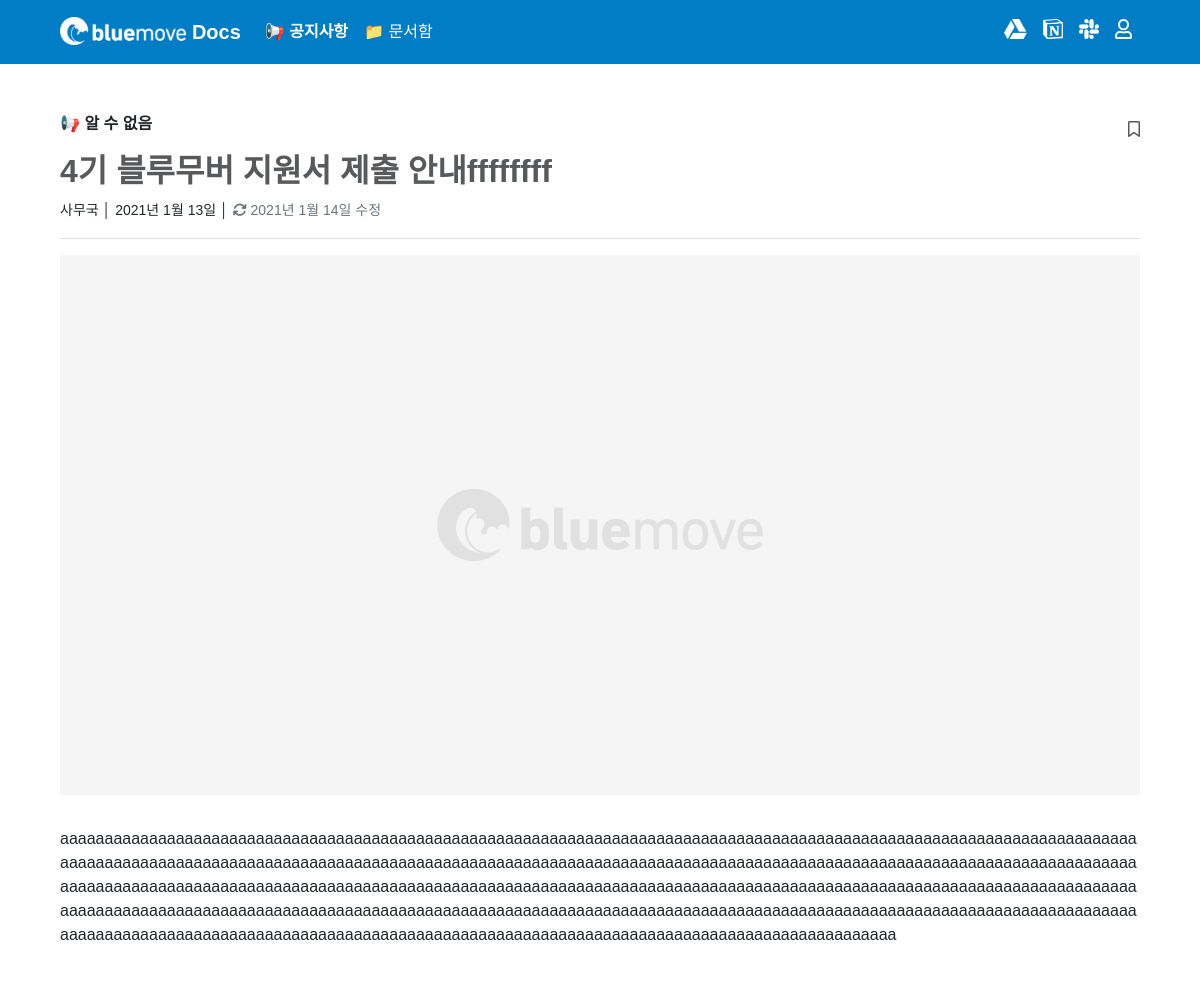
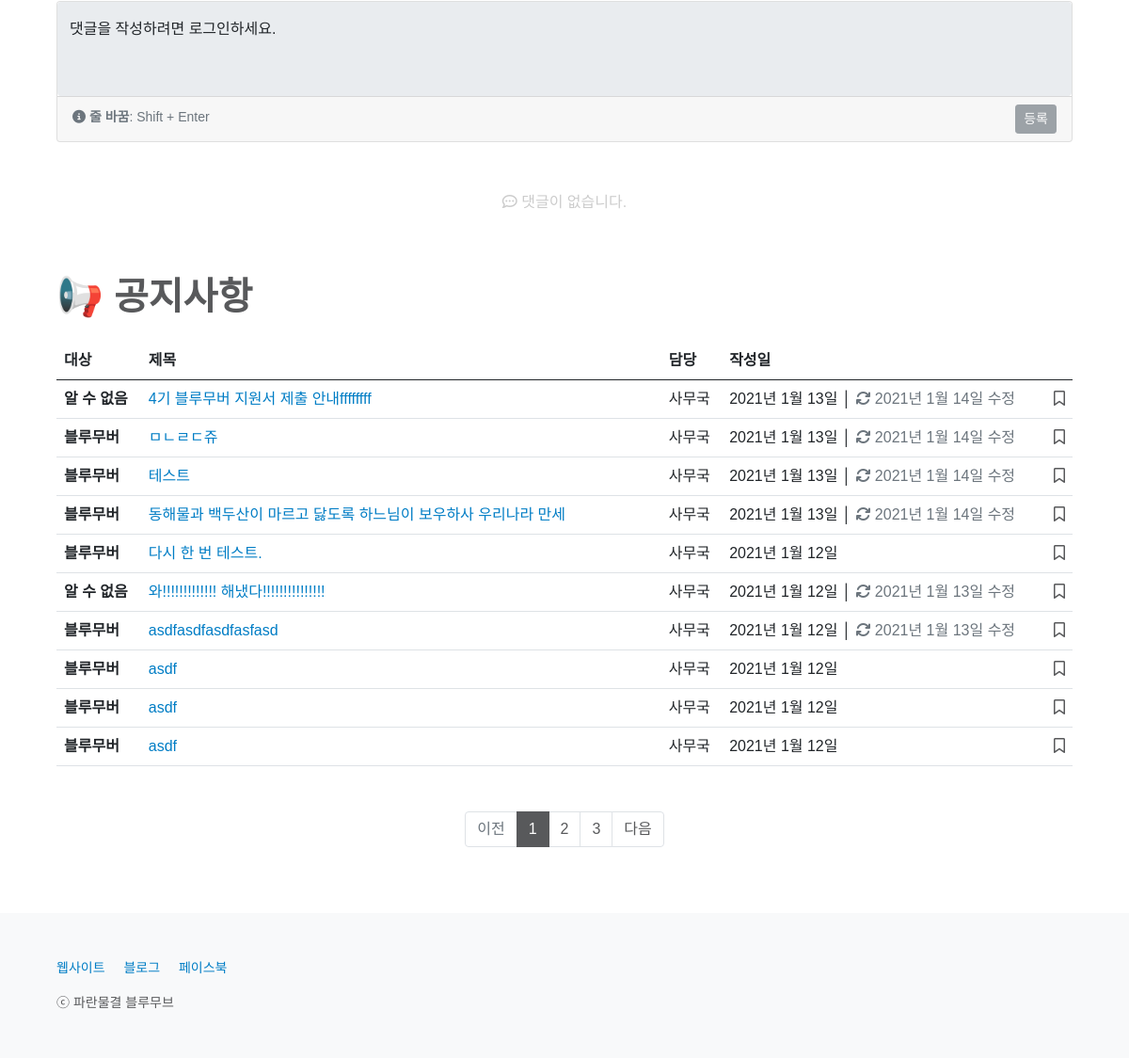
Before: /notice/29/ with the older database file (2 pictures, top to bottom).
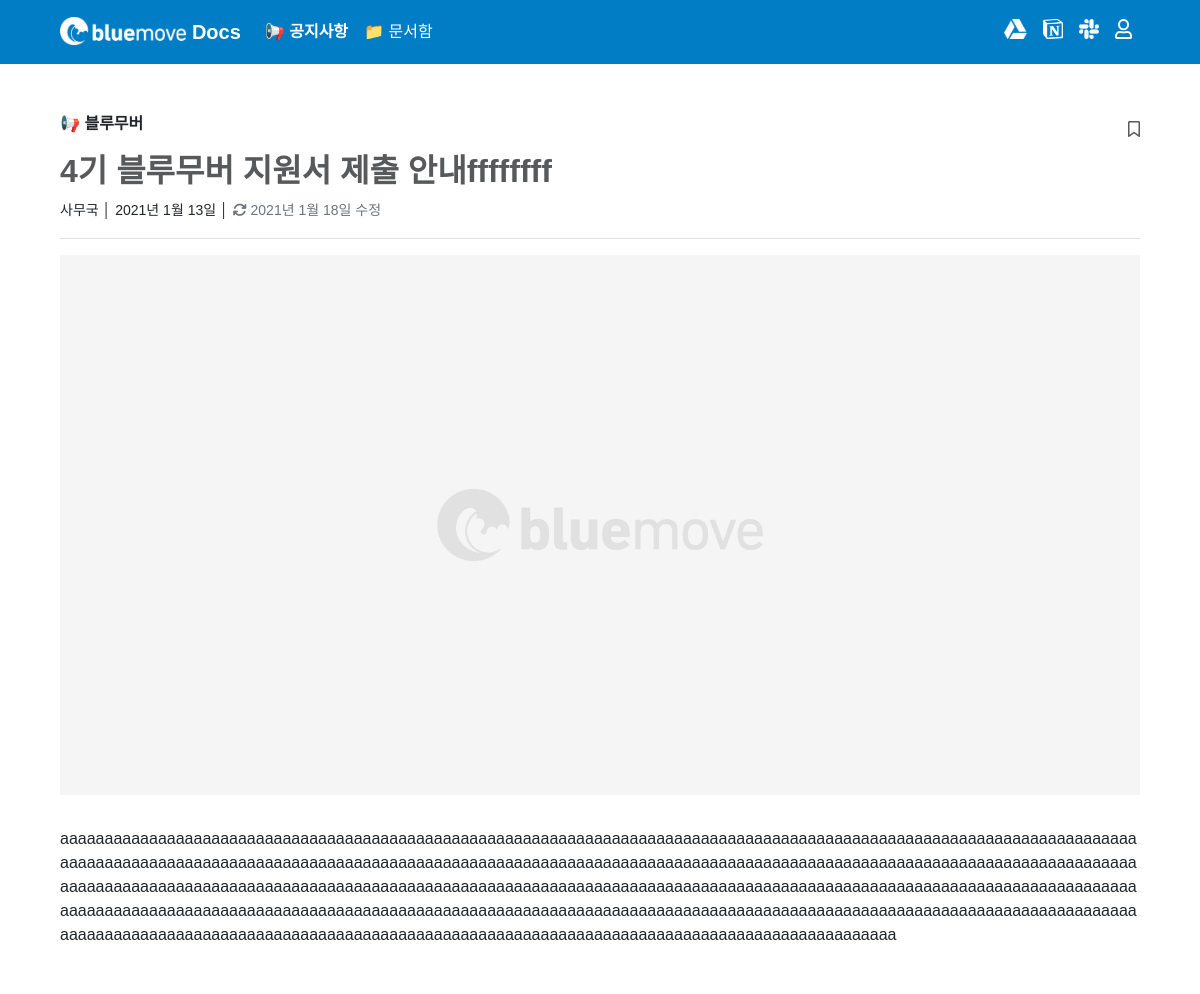
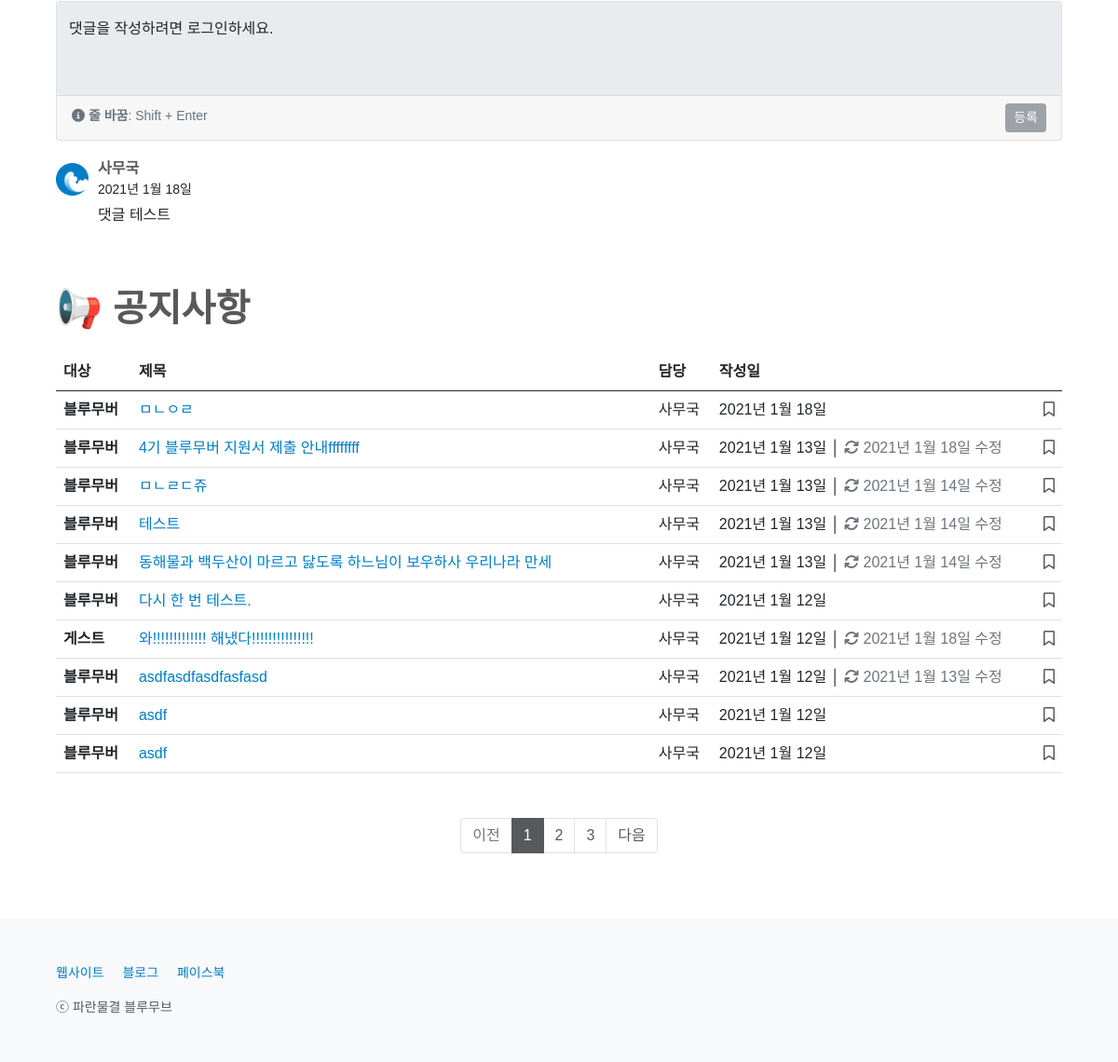
After: the same page with the newer database file (2 pictures, top to bottom).
### notice/models.py (models this page shows, shortened)
class Notice(models.Model):
    CATEGORY_CHOICES = {
        ('bluemover', '블루무버'),
        ('guest', '게스트'),
    }
    title = models.CharField(max_length = 50)
    writer = models.ForeignKey(User, on_delete=models.CASCADE)
    category = models.CharField(max_length = 50, choices = CATEGORY_CHOICES)
    content = RichTextField()
    image = models.ImageField(upload_to='images/', null=True, blank=True)
    created_at = models.DateField(auto_now_add = True)
    updated_at = models.DateField(auto_now = True)
    favorite_user_set = models.ManyToManyField(User, blank=True, related_name="favorite_user_set", through="Favorite")

class Comment(models.Model):
    content = models.TextField(null = False)
    avatar_src = models.TextField(null = True)
    writer = models.ForeignKey(User, on_delete = models.CASCADE)
    notice = models.ForeignKey(Notice, on_delete=models.CASCADE, related_name='comments')
    created_at = models.DateField(auto_now_add = True)
    updated_at = models.DateField(auto_now = True)

### notice/views.py (the view)
# urls.py: path('<int:id>/', read, name='read'),
def read(request, id):
    if request.user.is_authenticated:
        profile = Profile.objects.get(user=request.user)
        name_verified = profile.info_update_flag
        if not name_verified == True:
            return redirect('users:write_info', request.user.id)
        else:
            notice = Notice.objects.get(pk=id)
            all_notices = Notice.objects.all().order_by('-id')
            all_comments = notice.comments.all().order_by('-id')
            page = request.GET.get('page', 1)
            paginator = Paginator(all_notices, 10)
            try:
                all_notices = paginator.page(page)
            except PageNotAnInteger:
                all_notices = paginator.page(1)
            except EmptyPage:
                all_notices = paginator.page(paginator.num_pages)
            return render(request, 'notice/read.html', {'notice': notice, 'all_notices': all_notices, 'all_comments': all_comments})
    else:
        notice = Notice.objects.get(pk=id)
        all_notices = Notice.objects.all().order_by('-id')
        all_comments = notice.comments.all().order_by('-id')
        page = request.GET.get('page', 1)
        paginator = Paginator(all_notices, 10)
        try:
            all_notices = paginator.page(page)
        except PageNotAnInteger:
            all_notices = paginator.page(1)
        except EmptyPage:
            all_notices = paginator.page(paginator.num_pages)
        return render(request, 'notice/read.html', {'notice': notice, 'all_notices': all_notices, 'all_comments': all_comments})

### notice/templates/notice/read.html (shortened to what this page needs)
{% extends 'base.html' %}
{% load static %}
{% block content %}
{% include 'shared/_navbar4notice.html' %}
<main class="px-2 px-md-5">
    <div class="container-md my-5">
        <div class="d-flex align-items-sm-center justify-content-between">
            <p style="font-weight: 600;">
                {% if notice.category == 'bluemover' %}
                    📢 블루무버
                {% elif notice.category == 'guest' %}
                    📢 게스트
                {% else %}
                    📢 알 수 없음
                {% endif %}
            </p>
            {% if user.is_authenticated %}
            <a class="bookmark" href="{% url 'notice:notice_favorite' notice.id %}?next={{ request.path }}">
                {% if user in notice.favorite_user_set.all %}
                <p class="mb-0 ps-2"><i class="fas fa-bookmark"></i></p>
                {% else %}
                <p class="mb-0 ps-2"><i class="far fa-bookmark"></i></p>
                {% endif %}
            </a>
            {% else %}
            <a type="button" class="bookmark" data-bs-toggle="modal" data-bs-target="#listloginModal">
                <p class="mb-1"><i class="far fa-bookmark"></i></p>
            </a>
            {% endif %}
        </div>
        <h2 style="font-weight: 600; color: #58595B; word-break: break-word; overflow: hidden; text-overflow: ellipsis; display: -webkit-box; -webkit-line-clamp: 3; -webkit-box-orient: vertical;">{{ notice.title }}</h2>
        <small>
            {{ notice.writer.last_name }}{{ notice.writer.first_name }}
            │
            {% if notice.created_at == notice.updated_at %}
            {{ notice.created_at }}
            {% else %}
            {{ notice.created_at }} │ <span style="color: #6C757D;"><i class="fas fa-sync"></i> {{ notice.updated_at }} 수정</span>
            {% endif %}
        </small>
        <hr class="text-black-50">
        {% if notice.image %}
        <div class="d-flex justify-content-center" style="margin-bottom: 2rem!important;">
            <img src="{{ notice.image.url }}" class="img-fluid" alt="이미지 내용은 아래 본문과 같으니 참고하시기 바랍니다.">
        </div>
        {% endif %}
        <div id="editor" style="word-break: break-word;">{{ notice.content|safe }}</div>
    </div>
    <div class="container-md">
        <form id="commentForm" name="commentForm" action="{% url 'notice:create_comment' notice.id %}#commentBoxPosition" method="POST">
            <div class="card">
                <div class="form-floating">
                    <textarea class="form-control" placeholder="댓글을 입력하세요." id="content" name="content" style="border: none; height: 100px; resize: none;" {% if not user.is_authenticated %}disabled{% endif %}></textarea>
                    <label for="content">
                    </label>
                </div>
                <div class="card-footer d-flex justify-content-between">
                    <div>
                        <small class="align-middle" style="color: #6C757D;"><i class="fas fa-info-circle"></i> <span style="font-weight: 600;">줄 바꿈</span>: Shift + Enter</small>
                    </div>
                    <div>
                        <button type="submit" class="btn btn-secondary btn-sm" onclick="button_click();" {% if not user.is_authenticated %}disabled{% endif %}>등록</button>
                    </div>
                </div>
            </div>
        </form>
    </div>
    <div class="container-md">
        <div class="list-group list-group-flush mt-1">
            {% for comment in all_comments %}
            <div class="list-group-item px-0 py-3">
                <table style="border: none;">
                    <tr>
                        <td class="p-0" rowspan="2">
                            {% if comment.avatar_src == none or comment.avatar_src == '' %}
                            <img height="35" src="/static/images/favicons/favicon-96x96.png"/>
                            {% else %}
                            <img height="35" class="rounded-circle" src="{{ comment.avatar_src }}"/>
                            {% endif %}
                        </td>
                        <td class="p-0">
                            <h6 class="card-title my-0" style="font-weight: 600; color: #58595B; margin-left: 10px;">
                                {{ comment.writer.last_name }}{{ comment.writer.first_name }}
                            </h6>
                        </td>
                    </tr>
                    <tr>
                        <td class="p-0">
                            <small class="card-subtitle mb-2" style="margin-left: 10px;">
                                {% if comment.created_at == comment.updated_at %}
                                {{ comment.created_at }}
                                {% else %}
                                {{ comment.created_at }} │ <span style="color: #6C757D;"><i class="fas fa-sync"></i> {{ comment.updated_at }} 수정</span>
                                {% endif %}
                            </small>
                        </td>
                    </tr>
                </table>
                <p class="card-text mt-1" style="white-space: pre-wrap; word-break: break-word; margin-left: 45px;">{{ comment.content }}</p>
            </div>
            {% empty %}
            <div class="text-center"><br><br><p style="color: #CCCCCC;"><i class="far fa-comment-dots"></i> 댓글이 없습니다.</p></div>
            {% endfor %}
        </div>
    </div>
    <div class="container-md mt-5">
        <h1 class="mb-4" style="font-weight: 600; color: #58595B;">📢 공지사항</h1>
        {% include 'shared/_noticetable.html' %}
    </div>
</main>
{% endblock %}

### home/templates/shared/_noticetable.html (shortened to what this page needs)
<div class="table-responsive" id="noticetable-table">
    <table class="table">
        <thead>
            <tr>
                <th scope="col">대상</th>
                <th scope="col">제목</th>
                <th scope="col">담당</th>
                <th scope="col">작성일</th>
                <th class="text-end" scope="col"></th>
            </tr>
        </thead>
        <tbody>
            {% for notice in all_notices %}
            <tr>
                <th scope="row">
                    {% if notice.category == 'bluemover' %}
                    블루무버
                {% elif notice.category == 'guest' %}
                    게스트
                {% else %}
                    알 수 없음
                {% endif %}
                </th>
                <td><a href="{% url 'notice:read' notice.id %}{{ request.get_full_path|cut:request.path }}" style="word-break: break-word; overflow: hidden; text-overflow: ellipsis; width: 500px; display: -webkit-box; -webkit-line-clamp: 1; -webkit-box-orient: vertical;">{{ notice.title }}</a></td>
                <td>
                    {{ notice.writer.last_name }}{{ notice.writer.first_name }}
                </td>
                <td>
                    {% if notice.created_at == notice.updated_at %}
                    {{ notice.created_at }}
                    {% else %}
                    {{ notice.created_at }} │ <span style="color: #6C757D;"><i class="fas fa-sync"></i> {{ notice.updated_at }} 수정</span>
                    {% endif %}
                </td>
                <td>
                    {% if user.is_authenticated %}
                    <div class="text-end">
                        {% if not request.path == '/notice/' %}
                        <a class="bookmark" href="{% url 'notice:notice_favorite' notice.id %}?next={{ request.get_full_path }}#noticeTablePosition">
                        {% else %}
                        <a class="bookmark" href="{% url 'notice:notice_favorite' notice.id %}?next={{ request.get_full_path }}">
                        {% endif %}
                            {% if user in notice.favorite_user_set.all %}
                            <i class="fas fa-bookmark"></i>
                            {% else %}
                            <i class="far fa-bookmark"></i>
                            {% endif %}
                        </a>
                    </div>
                    {% else %}
                    <div class="text-end">
                        <a type="button" class="bookmark" data-bs-toggle="modal" data-bs-target="#tableloginModal">
                            <i class="far fa-bookmark"></i>
                        </a>
                    </div>
                    {% endif %}
                </td>
            </tr>
            {% empty %}
            <tr>
                <td colspan="5">
                    <div class="text-center"><br><h2 style="color: #CCCCCC; font-weight: 600;"><i class="far fa-folder-open"></i> 비어 있어요!</h2><p class="mb-4">공지사항이 없습니다.</p></div>
                </td>
            </tr>
            {% endfor %}
        </tbody>
    </table>
    {% if all_notices.has_other_pages %}
    <div class="container-md mt-5 p-0">
        <nav aria-label="notice_pagination" style="background-color: transparent;">
            <ul class="pagination justify-content-center m-0">
                {% if all_notices.has_previous %}
                <li class="page-item">
                    {% if not request.path == '/notice/' %}
                    <a class="page-link" href="?page={{ all_notices.previous_page_number }}#noticeTablePosition">이전</a>
                    {% else %}
                    <a class="page-link" href="?page={{ all_notices.previous_page_number }}">이전</a>
                    {% endif %}
                </li>
                {% else %}
                <li class="page-item disabled">
                    <span class="page-link">이전</span>
                </li>
                {% endif %}
                {% for i in all_notices.paginator.page_range %}
                    {% if all_notices.number == i %}
                    <li class="page-item active" aria-current="page">
                        <span class="page-link">{{ i }}</span>
                    </li>
                    {% else %}
                        {% if not request.path == '/notice/' %}
                        <li class="page-item"><a class="page-link" href="?page={{ i }}#noticeTablePosition">{{ i }}</a></li>
                        {% else %}
                        <li class="page-item"><a class="page-link" href="?page={{ i }}">{{ i }}</a></li>
                        {% endif %}
                    {% endif %}
                {% endfor %}
                {% if all_notices.has_next %}
                <li class="page-item">
                    {% if not request.path == '/notice/' %}
                    <a class="page-link" href="?page={{ all_notices.next_page_number }}#noticeTablePosition">다음</a>
                    {% else %}
                    <a class="page-link" href="?page={{ all_notices.next_page_number }}">다음</a>
                    {% endif %}
                </li>
                {% else %}
                <li class="page-item disabled">
                    <span class="page-link">다음</span>
                </li>
                {% endif %}
            </ul>
        </nav>
    </div>
    {% endif %}
</div>

Changed rows visible on the page:
no longer on this page (row unchanged): Notice: category "블루무버", title "asdf", writer.last_name "사", writer.first_name "무국", created_at "2021년 1월 12일"
changed Notice "4기 블루무버 지원서 제출 안내ffffffff": updated_at "2021년 1월 14일" → "2021년 1월 18일"; category "알 수 없음" → "블루무버"
added Comment: writer.last_name "사", writer.first_name "무국", created_at "2021년 1월 18일", content "댓글 테스트"
added Notice: category "블루무버", title "ㅁㄴㅇㄹ", writer.last_name "사", writer.first_name "무국", created_at "2021년 1월 18일"
changed Notice "와!!!!!!!!!!!!! 해냈다!!!!!!!!!!!!!!!": updated_at "2021년 1월 13일" → "2021년 1월 18일"; category "알 수 없음" → "게스트"
Other visible differences:
text no longer shown: "📢 알 수 없음 댓글이 없습니다."
text now shown: "📢 블루무버"
